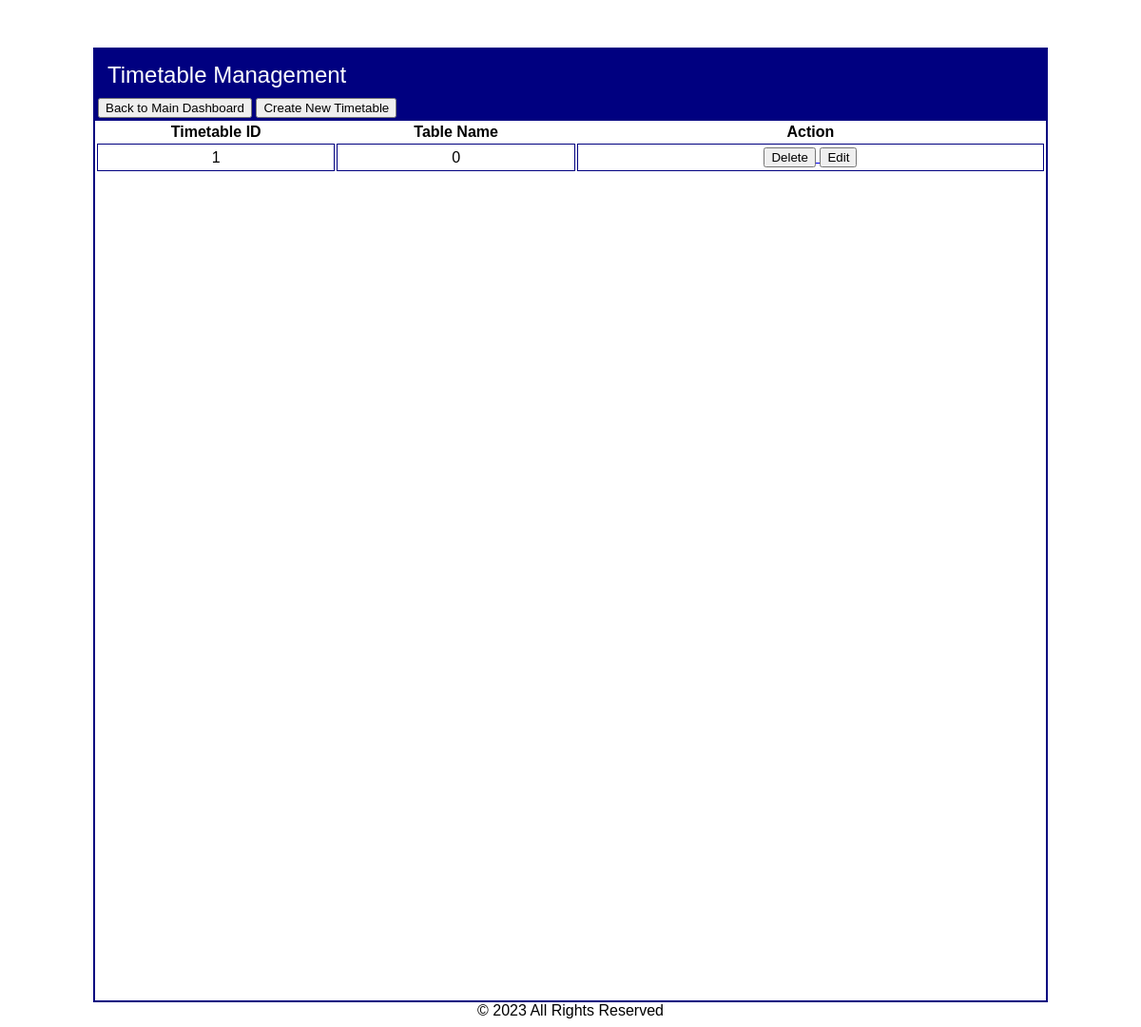
Page /admin/ttablemanagement/index.php (signed in) on the earlier database version.
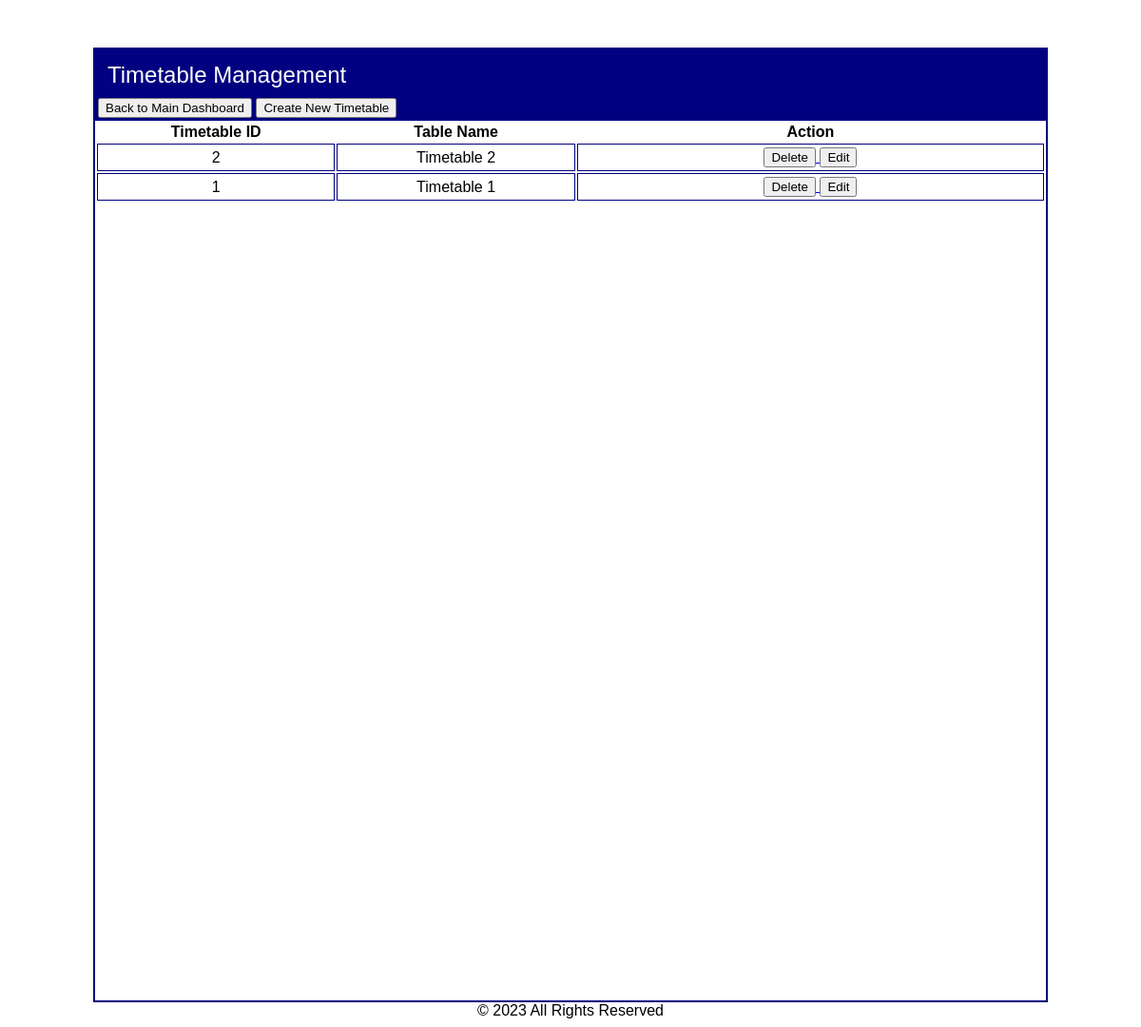
Same page on the later database version.
### tables this page shows
CREATE TABLE IF NOT EXISTS `timetableid` (
  `ttable_id` int NOT NULL AUTO_INCREMENT,
  `tablename` varchar(255) NOT NULL,
  PRIMARY KEY (`ttable_id`)
);

### admin/ttablemanagement/index.php (the view, shortened to what this page needs)
<?php
include("../../dbconfig.php");
$sql = "SELECT * FROM timetableid";
$result = $db->query($sql);
$timetables = [];
if ($result->num_rows > 0) {
    while ($row = $result->fetch_assoc()) {
        $timetables[] = $row;
    }
}
?>
<!DOCTYPE html>
<html lang="en">
<head>
</head>
<body>
<div align="center">
    <div style="width:1000px; height:1000px; border: solid 2px #000080;" align="left">
        <div style="background-color:#000080; color:#FFFFFF; padding:3px;">
            <p style="font-size:x-large; margin: 10px;">Timetable Management</p>
            <a href="../index.php"><button> Back to Main Dashboard </button></a>
            <a href="createtimetable.php"><button> Create New Timetable </button></a>
        </div>
    <?php if (!empty($timetables)) : ?>
        <table align='center' width='1000'>
            <thead>
                <tr>
                    <th>Timetable ID</th>
                    <th>Table Name </th>
                    <th>Action</th>
                </tr>
            </thead>
            <tbody>
                <?php foreach ($timetables as $timetable) : ?>
                    <tr>
                        <td height='25' width='100' align='center' style='border: solid 1px #000080;'><?php echo $timetable['ttable_id']; ?></td>
                        <td height='25' width='100' align='center' style='border: solid 1px #000080;'><?php echo $timetable['tablename']; ?></td>
                        <td style='border: solid 1px #000080;' width='200' align='center'>
                            <a href="deletetimetable.php?ttable_id=<?php echo $timetable['ttable_id']; ?>"
                            onclick="return confirm('Are you sure you want to delete this timetable?');"">
                                <button>Delete</button>
                            </a>
                            <a href="edittimetable.php?ttable_id=<?php echo $timetable['ttable_id']; ?>"><button>Edit</button> </a>
                        </td>
                    </tr>
                <?php endforeach; ?>
            </tbody>
        </table>
    <?php else : ?>
        <p align="center">No Timetables</p>
    <?php endif; ?>
    </div>
</div>
<footer style="text-align: center;">
    &copy; 2023 All Rights Reserved
</footer>
</body>
</html>

Differences in the rows shown:
added timetableid: ttable_id "2", tablename "Timetable 2"
changed timetableid id 1: tablename "0" → "Timetable 1"
